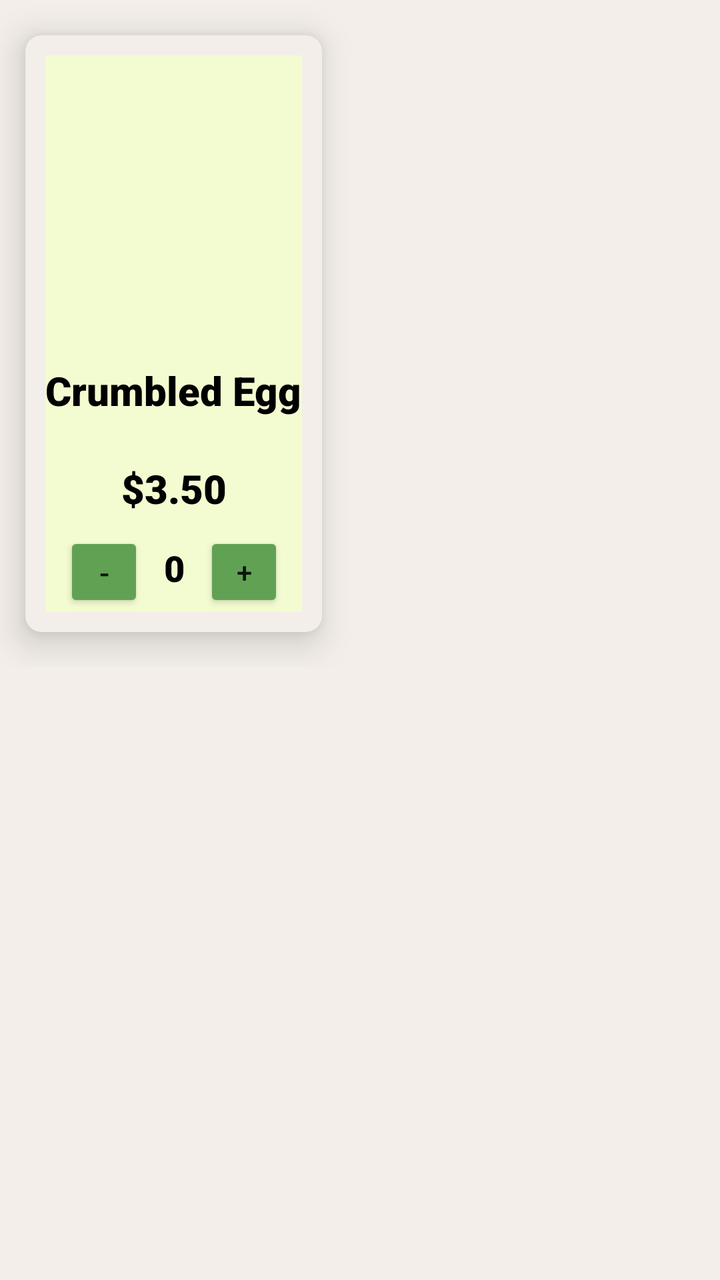
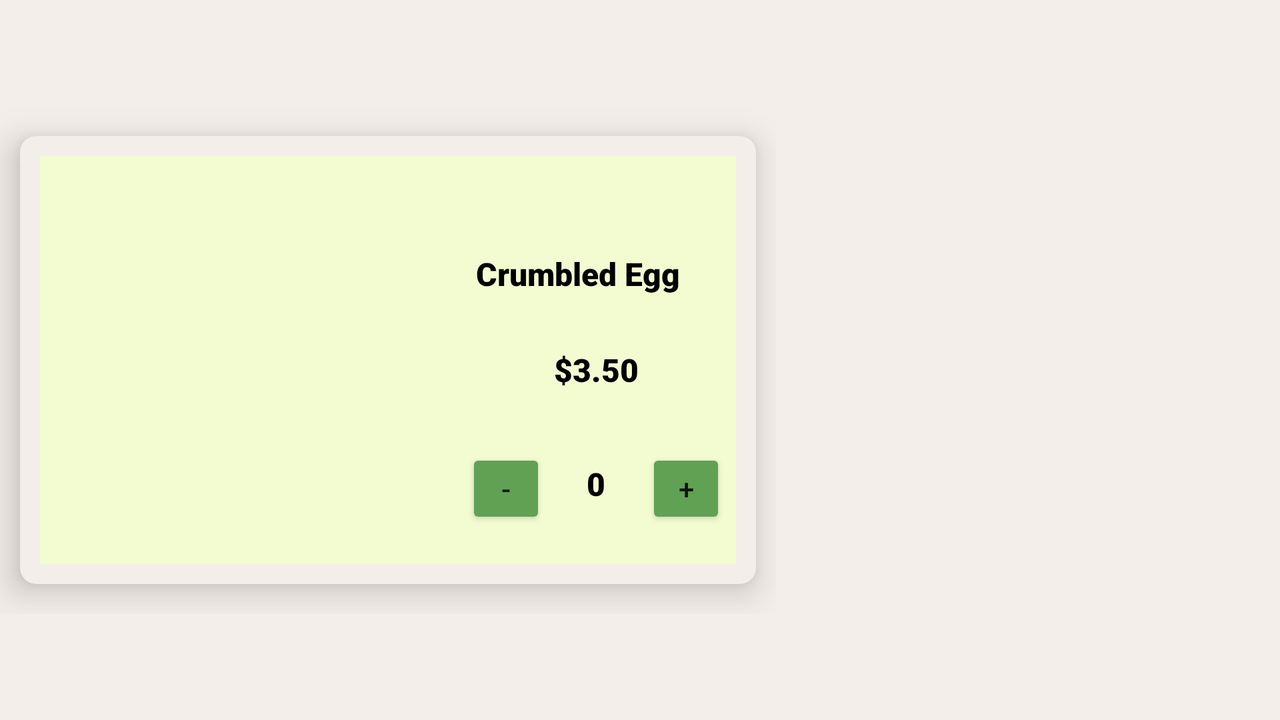

An Android layout and its configuration variant, each rendered on a device that would load it. The default file and the variant file are quoted in full after the pictures.
<!-- AndroidManifest.xml: application theme Theme.TharaniGnanasegaram_Project2 -->
<!-- res/layout/product_view.xml -->
<?xml version="1.0" encoding="utf-8"?>
<androidx.constraintlayout.widget.ConstraintLayout xmlns:android="http://schemas.android.com/apk/res/android"
    xmlns:app="http://schemas.android.com/apk/res-auto"
    xmlns:tools="http://schemas.android.com/tools"
    android:layout_width="match_parent"
    android:layout_height="wrap_content"
    android:background="@color/off_white2">

    <TableLayout
        android:id="@+id/tableLayout"
        android:layout_width="match_parent"
        android:layout_height="match_parent"
        app:layout_constraintStart_toStartOf="parent"
        app:layout_constraintTop_toTopOf="parent"
        android:background="@color/off_white2">

        <TableRow
            android:layout_width="wrap_content"
            android:layout_height="wrap_content"
            android:background="@color/off_white2">

            <androidx.cardview.widget.CardView
                android:id="@+id/productCardView"
                android:layout_width="wrap_content"
                android:layout_height="wrap_content"
                android:layout_column="1"
                app:cardElevation="10dp"
                app:contentPadding="10dp"
                app:cardCornerRadius="8dp"
                app:cardMaxElevation="10dp"
                app:cardPreventCornerOverlap="true"
                app:cardUseCompatPadding="true"
                android:backgroundTint="@color/off_white2"
                app:layout_constraintBottom_toBottomOf="parent"
                app:layout_constraintEnd_toStartOf="@+id/guideline9"
                app:layout_constraintStart_toStartOf="@+id/guideline5"
                app:layout_constraintTop_toTopOf="parent">

                <androidx.constraintlayout.widget.ConstraintLayout
                    android:layout_width="match_parent"
                    android:layout_height="wrap_content"
                    android:background="@color/off_white">

                    <ImageView
                        android:id="@+id/imgMenuProdImage"
                        android:layout_width="match_parent"
                        android:layout_height="148dp"
                        android:layout_marginRight="8dp"
                        android:layout_marginLeft="8dp"
                        android:layout_marginTop="2dp"
                        app:layout_constraintEnd_toEndOf="parent"
                        app:layout_constraintStart_toStartOf="parent"
                        app:layout_constraintTop_toTopOf="parent"
                        app:layout_constraintBottom_toTopOf="@id/txtMenuProdName"
                        app:srcCompat="@drawable/crumbled" />

                    <TextView
                        android:id="@+id/txtMenuProdName"
                        android:layout_width="wrap_content"
                        android:layout_height="wrap_content"
                        android:layout_marginTop="4dp"
                        android:fontFamily="sans-serif-black"
                        android:paddingBottom="4dp"
                        android:textColor="@color/black"
                        android:text="Crumbled Egg"
                        android:textSize="20dp"
                        app:layout_constraintEnd_toEndOf="parent"
                        app:layout_constraintStart_toStartOf="parent"
                        app:layout_constraintTop_toBottomOf="@+id/imgMenuProdImage" />

                    <TextView
                        android:id="@+id/txtMenuProdPrice"
                        android:layout_width="wrap_content"
                        android:layout_height="wrap_content"
                        android:layout_marginTop="18dp"
                        android:fontFamily="sans-serif-black"
                        android:paddingBottom="4dp"
                        android:textColor="@color/black"
                        android:text="$3.50"
                        android:textSize="20dp"
                        app:layout_constraintEnd_toEndOf="parent"
                        app:layout_constraintStart_toStartOf="parent"
                        app:layout_constraintTop_toBottomOf="@+id/txtMenuProdName" />

                    <Button
                        android:id="@+id/btnIncrease"
                        android:layout_width="40dp"
                        android:layout_height="40dp"
                        android:backgroundTint="@color/green_100"
                        android:text="@string/Add"
                        app:layout_constraintBottom_toBottomOf="parent"
                        app:layout_constraintStart_toEndOf="@+id/txtCount" />

                    <TextView
                        android:id="@+id/txtCount"
                        android:layout_width="30dp"
                        android:layout_height="wrap_content"
                        android:layout_marginTop="10dp"
                        android:textColor="@color/black"
                        android:fontFamily="sans-serif-black"
                        android:paddingBottom="10dp"
                        android:textAlignment="center"
                        android:textSize="18dp"
                        android:text="0"
                        app:layout_constraintEnd_toEndOf="parent"
                        app:layout_constraintStart_toStartOf="parent"
                        app:layout_constraintTop_toBottomOf="@+id/txtMenuProdPrice" />

                    <Button
                        android:id="@+id/btnDecrease"
                        android:layout_width="40dp"
                        android:layout_height="40dp"
                        android:backgroundTint="@color/green_100"
                        android:text="-"
                        android:textSize="15dp"
                        app:layout_constraintBottom_toBottomOf="parent"
                        app:layout_constraintEnd_toStartOf="@+id/txtCount" />



                </androidx.constraintlayout.widget.ConstraintLayout>

            </androidx.cardview.widget.CardView>

        </TableRow>

    </TableLayout>

    <androidx.constraintlayout.widget.Guideline
        android:id="@+id/guideline5"
        android:layout_width="wrap_content"
        android:layout_height="wrap_content"
        android:orientation="vertical"
        app:layout_constraintGuide_percent="0.02" />

    <androidx.constraintlayout.widget.Guideline
        android:id="@+id/guideline9"
        android:layout_width="wrap_content"
        android:layout_height="wrap_content"
        android:orientation="vertical"
        app:layout_constraintGuide_percent="0.98" />

</androidx.constraintlayout.widget.ConstraintLayout>
<!-- resources referenced by this layout -->
<resources>
  <color name="black">#FF000000</color>
  <color name="green_100">#61A154</color>
  <color name="off_white">#f3fcd1</color>
  <color name="off_white2">#F3EEE9</color>
  <string name="Add">\u002B</string>
  <style name="Theme.TharaniGnanasegaram_Project2" parent="Theme.MaterialComponents.DayNight.DarkActionBar">
          
          <item name="colorPrimary">@color/orange_100</item>
          <item name="colorPrimaryVariant">@color/orange_100</item>
          <item name="colorOnPrimary">@color/white</item>
          
          <item name="colorSecondary">@color/teal_200</item>
          <item name="colorSecondaryVariant">@color/teal_700</item>
          <item name="colorOnSecondary">@color/black</item>
          
          <item name="android:statusBarColor" tools:targetApi="l">?attr/colorPrimaryVariant</item>
          
      </style>
  <color name="orange_100">#D56F50</color>
  <color name="white">#FFFFFFFF</color>
  <color name="teal_200">#FF03DAC5</color>
  <color name="teal_700">#FF018786</color>
</resources>
<!-- res/layout-land/product_view.xml (the author's variant of the layout above) -->
<!-- drawn on the phone turned sideways -->
<?xml version="1.0" encoding="utf-8"?>
<androidx.constraintlayout.widget.ConstraintLayout xmlns:android="http://schemas.android.com/apk/res/android"
    xmlns:app="http://schemas.android.com/apk/res-auto"
    xmlns:tools="http://schemas.android.com/tools"
    android:layout_width="match_parent"
    android:layout_height="match_parent"
    android:background="@color/off_white2">

    <TableLayout
        android:id="@+id/tableLayout"
        android:layout_width="wrap_content"
        android:layout_height="wrap_content"
        android:background="@color/off_white2"
        app:layout_constraintStart_toStartOf="parent"
        app:layout_constraintBottom_toTopOf="@id/guideline9"
        app:layout_constraintTop_toTopOf="@id/guideline5">

        <TableRow
            android:layout_width="wrap_content"
            android:layout_height="wrap_content"
            android:background="@color/off_white2">

            <androidx.cardview.widget.CardView
                android:id="@+id/productCardView"
                android:layout_width="wrap_content"
                android:layout_height="wrap_content"
                android:layout_column="1"
                android:backgroundTint="@color/off_white2"
                app:cardCornerRadius="8dp"
                app:cardElevation="10dp"
                app:cardMaxElevation="10dp"
                app:cardPreventCornerOverlap="false"
                app:cardUseCompatPadding="true"
                app:contentPadding="10dp">

                <androidx.constraintlayout.widget.ConstraintLayout
                    android:layout_width="match_parent"
                    android:layout_height="wrap_content"
                    android:background="@color/off_white">

                    <ImageView
                        android:id="@+id/imgMenuProdImage"
                        android:layout_width="200dp"
                        android:layout_height="200dp"
                        android:layout_marginLeft="8dp"
                        android:layout_marginTop="4dp"
                        android:layout_marginRight="8dp"
                        app:layout_constraintHorizontal_bias="0.093"
                        app:layout_constraintStart_toStartOf="parent"
                        app:layout_constraintTop_toTopOf="parent"
                        app:srcCompat="@drawable/crumbled" />

                    <TextView
                        android:id="@+id/txtMenuProdName"
                        android:layout_width="wrap_content"
                        android:layout_height="wrap_content"
                        android:layout_marginTop="48dp"
                        android:layout_marginRight="10dp"
                        android:layout_marginLeft="10dp"
                        android:fontFamily="sans-serif-black"
                        android:paddingBottom="4dp"
                        android:text="Crumbled Egg"
                        android:textColor="@color/black"
                        android:textSize="16dp"
                        app:layout_constraintEnd_toEndOf="parent"
                        app:layout_constraintHorizontal_bias="0.0"
                        app:layout_constraintStart_toEndOf="@id/imgMenuProdImage"
                        app:layout_constraintTop_toTopOf="parent" />

                    <TextView
                        android:id="@+id/txtMenuProdPrice"
                        android:layout_width="wrap_content"
                        android:layout_height="wrap_content"
                        android:layout_marginTop="48dp"
                        android:fontFamily="sans-serif-black"
                        android:paddingBottom="6dp"
                        android:text="$3.50"
                        android:textColor="@color/black"
                        android:textSize="16dp"
                        app:layout_constraintEnd_toEndOf="parent"
                        app:layout_constraintStart_toEndOf="@id/imgMenuProdImage"
                        app:layout_constraintTop_toTopOf="@id/txtMenuProdName" />

                    <Button
                        android:id="@+id/btnIncrease"
                        android:layout_width="40dp"
                        android:layout_height="40dp"
                        android:layout_marginStart="5dp"
                        android:layout_marginBottom="8dp"
                        android:layout_marginEnd="5dp"
                        android:backgroundTint="@color/green_100"
                        android:text="@string/Add"
                        app:layout_constraintBottom_toBottomOf="parent"
                        app:layout_constraintEnd_toEndOf="parent"
                        app:layout_constraintStart_toEndOf="@+id/txtCount"
                        app:layout_constraintTop_toBottomOf="@+id/txtMenuProdPrice"
                        app:layout_constraintVertical_bias="0.703" />

                    <TextView
                        android:id="@+id/txtCount"
                        android:layout_width="30dp"
                        android:layout_height="wrap_content"
                        android:layout_marginStart="5dp"
                        android:layout_marginEnd="5dp"
                        android:layout_marginTop="15dp"
                        android:fontFamily="sans-serif-black"
                        android:text="0"
                        android:textAlignment="center"
                        android:textColor="@color/black"
                        android:textSize="16dp"
                        app:layout_constraintEnd_toStartOf="@id/btnIncrease"
                        app:layout_constraintBottom_toBottomOf="parent"
                        app:layout_constraintStart_toEndOf="@id/btnDecrease"
                        app:layout_constraintTop_toBottomOf="@id/txtMenuProdPrice"
                        app:layout_constraintVertical_bias="0.325" />

                    <Button
                        android:id="@+id/btnDecrease"
                        android:layout_width="40dp"
                        android:layout_height="40dp"
                        android:layout_marginEnd="5dp"
                        android:layout_marginBottom="8dp"
                        android:layout_marginStart="5dp"
                        android:backgroundTint="@color/green_100"
                        android:text="-"
                        app:layout_constraintBottom_toBottomOf="parent"
                        app:layout_constraintEnd_toStartOf="@+id/txtCount"
                        app:layout_constraintStart_toEndOf="@id/imgMenuProdImage"
                        app:layout_constraintTop_toBottomOf="@+id/txtMenuProdPrice"
                        app:layout_constraintVertical_bias="0.703" />


                </androidx.constraintlayout.widget.ConstraintLayout>

            </androidx.cardview.widget.CardView>

        </TableRow>

    </TableLayout>

    <androidx.constraintlayout.widget.Guideline
        android:id="@+id/guideline5"
        android:layout_width="wrap_content"
        android:layout_height="wrap_content"
        android:orientation="horizontal"
        app:layout_constraintGuide_percent="0.1" />

    <androidx.constraintlayout.widget.Guideline
        android:id="@+id/guideline9"
        android:layout_width="wrap_content"
        android:layout_height="wrap_content"
        android:orientation="horizontal"
        app:layout_constraintGuide_percent="0.9" />

</androidx.constraintlayout.widget.ConstraintLayout>
